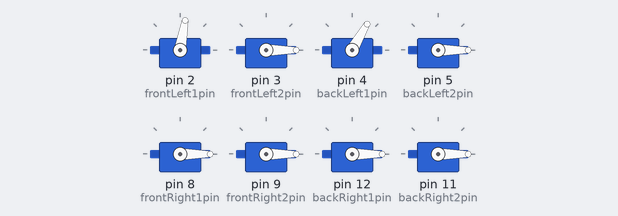
Recording of a sketch running on a simulated Arduino Uno, built with avr-gcc and run on an emulated ATmega328P. Shown: 8 × servo.

Above: at 5.05 s.
At 5.9 s:
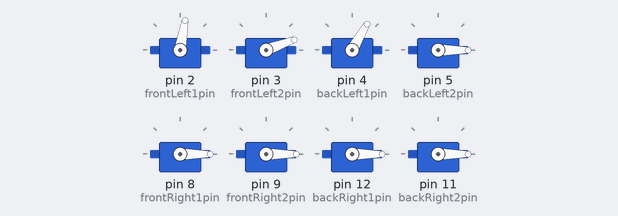
At 6.3 s:
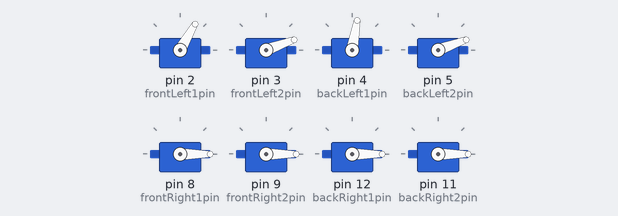
At 6.75 s:
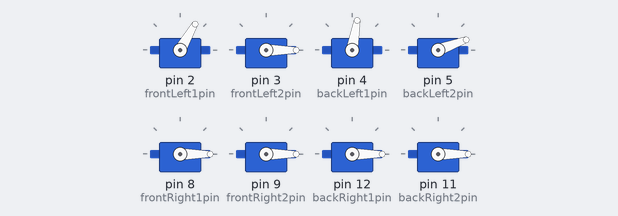
At 7.6 s:
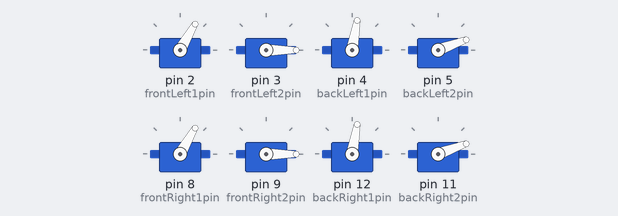
At 8.5 s:
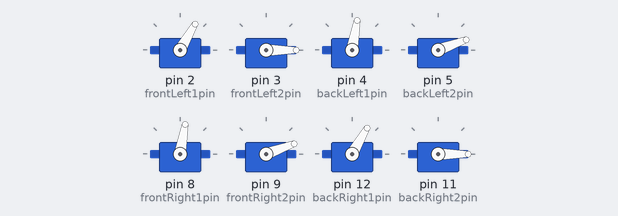
Timing chart, 0 to 13.1 s (numbered marks = the images above):
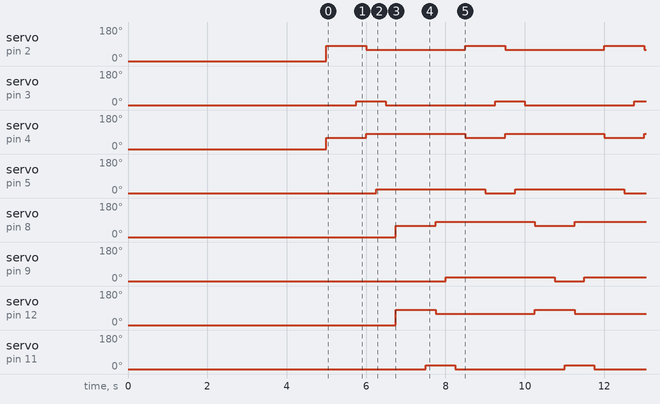

Measured:
- by itself, servo on pin 2 (frontLeft1pin), servo on pin 12 (backRight1pin): alternates 80° for 1.0 s and 60° for 2.5 s
- by itself, servo on pin 3 (frontLeft2pin), servo on pin 11 (backRight2pin): alternates 20° for 0.75 s and 0° for 2.8 s
- by itself, servo on pin 4 (backLeft1pin), servo on pin 8 (frontRight1pin): alternates 80° for 2.5 s and 60° for 1.0 s
- by itself, servo on pin 5 (backLeft2pin), servo on pin 9 (frontRight2pin): alternates 20° for 2.8 s and 0° for 0.75 s

The sketch:

spider_control.ino
```cpp
#include <Servo.h>

//each var wil control 2 servos
Servo frontLeft1;
Servo frontLeft2;
Servo backLeft1;
Servo backLeft2;

Servo frontRight1;
Servo frontRight2;
Servo backRight1;
Servo backRight2;

//different speeds for the servos
int fast = 300;
int med = 500;
int slow = 1000;

int frontLeft1pin = 2;
int frontLeft2pin = 3;
int backLeft1pin = 4;
int backLeft2pin = 5;

int frontRight1pin = 8;
int frontRight2pin = 9;
int backRight1pin = 12;
int backRight2pin = 11;

int walkspeed = med;
int input = 1;

void setup() {
  // attach each servo and move to the initial position

  frontLeft1.attach(frontLeft1pin);
  frontLeft2.attach(frontLeft2pin);
  backLeft1.attach(backLeft1pin);
  backLeft2.attach(backLeft2pin);
  frontLeft1.write(0);
  frontLeft2.write(0);
  backLeft1.write(0);
  backLeft2.write(0);

  frontRight1.attach(frontRight1pin);
  frontRight2.attach(frontRight2pin);
  backRight1.attach(backRight1pin);
  backRight2.attach(backRight2pin);
  frontRight1.write(0);
  frontRight2.write(0);
  backRight1.write(0);
  backRight2.write(0);

  delay(5000);

}

void loop() {
  /*
  if (input == 0)
  {
    walkspeed = fast;
  }
  else if (input == 1)
  {
    walkspeed = med;
  }
  else if (input == 2)
  {
    walkspeed = slow;
  }
  */

  backLeft1.write(60);
  //delay(walkspeed/2);
  frontLeft1.write(80);
  delay(walkspeed);

  backLeft2.write(0);
  delay(walkspeed/2);
  frontLeft2.write(20);
  delay(walkspeed/2);

  backLeft1.write(80);
//  delay(walkspeed/2);
  frontLeft1.write(60);
  delay(walkspeed/2);

  backLeft2.write(20);
  delay(walkspeed/2);
  frontLeft2.write(0);
  delay(walkspeed/2);

  //right

  frontRight1.write(60);
  //delay(walkspeed/2);
  backRight1.write(80);
  delay(walkspeed);

  frontRight2.write(0);
  delay(walkspeed/2);
  backRight2.write(20);
  delay(walkspeed/2);

  frontRight1.write(80);
//  delay(walkspeed/2);
  backRight1.write(60);
  delay(walkspeed/2);

  frontRight2.write(20);
  delay(walkspeed/2);
  backRight2.write(0);
  delay(walkspeed/2);

}
```
